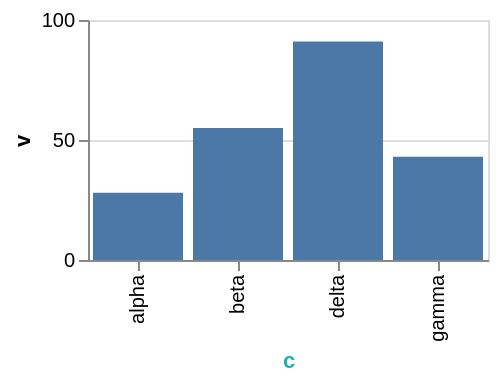

Write a Vega-Lite specification for this figure.
### Vega-Lite specification from a JSON file in a GitHub repository (floating-point values rounded to 4 significant figures)
{"$schema": "https://vega.github.io/schema/vega-lite/v6.json", "width": 200, "height": 120, "data": {"values": [{"c": "alpha", "v": 28, "w": 3, "t": "2024-01-07"}, {"c": "beta", "v": 55, "w": 7, "t": "2024-03-19"}, {"c": "gamma", "v": 43, "w": 5, "t": "2024-06-02"}, {"c": "delta", "v": 91, "w": 9, "t": "2024-09-11"}]}, "mark": "bar", "encoding": {"x": {"field": "c", "type": "nominal"}, "y": {"field": "v", "type": "quantitative"}}, "config": {"axisX": {"titleColor": "lightseagreen"}}}
